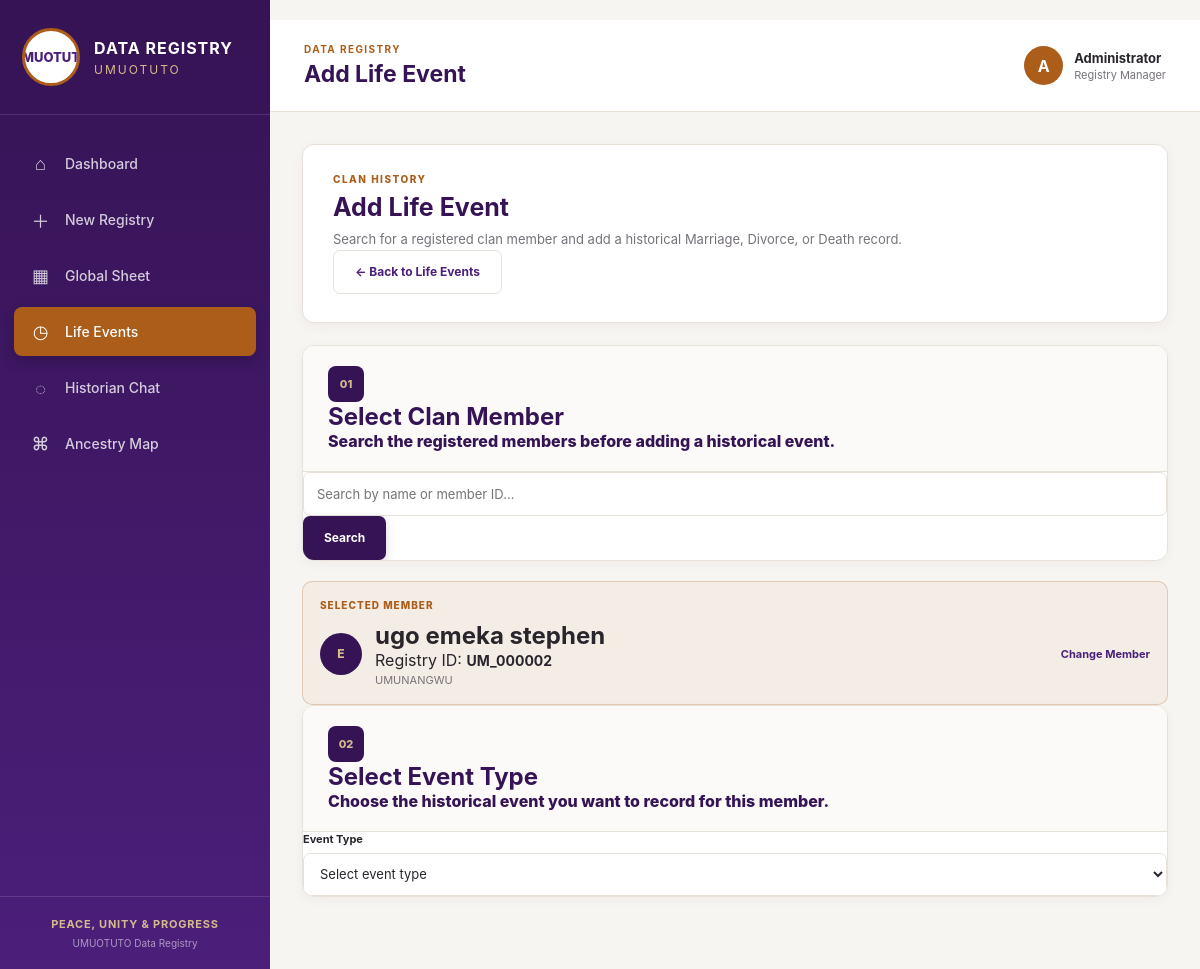
Screenshot of /life-events/new/?member=2 with the database file from the repository.
### registry/models.py (models this page shows, shortened)
class Registry(models.Model):
    ROOT_FAMILY_CHOICES = [
        ("UMUNANGWU", "Umunangwu"),
        ("UMUGBANOKE", "Umugbanoke"),
        ("UMUCHUKWU", "Umuchukwu"),
    ]
    GENDER_CHOICES = [
        ("MALE", "Male"),
        ("FEMALE", "Female"),
    ]
    MARITAL_STATUS_CHOICES = [
        ("SINGLE", "Single"),
        ("MARRIED", "Married"),
        ("DIVORCED", "Divorced"),
    ]
    aut_id = models.CharField(
        max_length=30,
        unique=True,
        editable=False,
        blank=True,
    )
    aut_reg_date = models.DateTimeField(
        auto_now_add=True,
    )
    family_root = models.CharField(
        max_length=30,
        choices=ROOT_FAMILY_CHOICES,
    )
    title = models.CharField(
        max_length=50,
        blank=True,
    )
    surname = models.CharField(
        max_length=100,
    )
    firstname = models.CharField(
        max_length=100,
    )
    middlename = models.CharField(
        max_length=100,
        blank=True,
    )
    nickname = models.CharField(
        max_length=100,
        blank=True,
    )
    phone_number = models.CharField(
        max_length=20,
        blank=True,
        validators=[phone_validator],
    )
    gender = models.CharField(
        max_length=10,
        choices=GENDER_CHOICES,
    )
    date_of_birth = models.DateField(
        null=True,
        blank=True,
    )
    place_of_birth = models.CharField(
        max_length=200,
        blank=True,
    )
    family_name = models.CharField(
        max_length=200,
        blank=True,
    )
    immediate_fathers_name = models.CharField(
        max_length=200,
        blank=True,
    )
    mother_name = models.CharField(
        max_length=200,
        blank=True,
    )
    mother_clan = models.CharField(
        max_length=200,
        blank=True,
    )
    mother_village = models.CharField(
        max_length=200,
        blank=True,
    )
    mother_state = models.CharField(
        max_length=200,
        blank=True,
    )
    mother_country = models.CharField(
        max_length=200,
        blank=True,
    )
    marital_status = models.CharField(
        max_length=20,
        choices=MARITAL_STATUS_CHOICES,
    )
    spouse_full_name = models.CharField(
        max_length=200,
        blank=True,
    )
    date_of_marriage = models.DateField(
        null=True,
        blank=True,
    )
    spouse_clan = models.CharField(
        max_length=200,
        blank=True,
    )
    spouse_village = models.CharField(
        max_length=200,
        blank=True,
    )
    spouse_state = models.CharField(
        max_length=200,
        blank=True,
    )
    spouse_country = models.CharField(
        max_length=200,
        blank=True,
    )
    date_of_divorce = models.DateField(
        null=True,
        blank=True,
    )
    academic_qualification = models.CharField(
        max_length=200,
        blank=True,
    )
    area_of_profession = models.CharField(
        max_length=200,
        blank=True,
    )
    occupation = models.CharField(
        max_length=200,
        blank=True,
    )
    class Meta:
        ordering = ["-aut_reg_date"]
        verbose_name = "Registry Record"
        verbose_name_plural = "Registry Records"

### registry/views.py (the view, shortened to what this page needs)
def new_life_event(request):
    search_query = (
        request.GET.get("q")
        or request.GET.get("search")
        or ""
    ).strip()
    members = (
        Registry.objects
        .all()
        .order_by(
            "surname",
            "firstname",
            "middlename",
        )
    )
    selected_member = None
    details_form = None
    selected_event_type = ""
    member_id = request.GET.get(
        "member",
        "",
    )
    event_type = (
        request.GET.get(
            "event_type",
            "",
        )
        .upper()
    )
    if member_id:
        try:
            selected_member = Registry.objects.get(
                pk=member_id
            )
        except Registry.DoesNotExist:
            selected_member = None
    if request.method == "POST":
        member_id = request.POST.get(
            "member",
            "",
        )
        selected_event_type = (
            request.POST.get(
                "event_type",
                "",
            )
            .upper()
        )
        if member_id:
            selected_member = get_object_or_404(
                Registry,
                pk=member_id,
            )
        life_event_form = LifeEventForm(
            request.POST
        )
        if selected_member:
            life_event_form.instance.member = selected_member
        if selected_event_type:
            life_event_form.instance.event_type = (
                selected_event_type
            )
        if selected_event_type == "MARRIAGE":
            details_form = MarriageDetailsForm(
                request.POST,
                member=selected_member,
            )
        elif selected_event_type == "DIVORCE":
            details_form = DivorceDetailsForm(
                request.POST,
                member=selected_member,
            )
        else:
            details_form = None
        life_event_valid = life_event_form.is_valid()
        details_valid = True
        if details_form is not None:
            details_valid = details_form.is_valid()
        if (
            selected_member
            and life_event_valid
            and details_valid
        ):
            life_event = life_event_form.save(
                commit=False
            )
            life_event.member = selected_member
            life_event.event_type = selected_event_type
            if selected_event_type == "MARRIAGE":
                marriage_date = (
                    details_form.cleaned_data.get(
                        "date_of_marriage"
                    )
                )
                if marriage_date:
                    life_event.event_date = (
                        marriage_date
                    )
            elif selected_event_type == "DIVORCE":
                divorce_date = (
                    details_form.cleaned_data.get(
                        "date_of_divorce"
                    )
                )
                if divorce_date:
                    life_event.event_date = (
                        divorce_date
                    )
            life_event.save()
            if selected_event_type == "MARRIAGE":
                details = details_form.save(
                    commit=False
                )
                details.member = selected_member
                details.life_event = life_event
                details.save()
            elif selected_event_type == "DIVORCE":
                details = details_form.save(
                    commit=False
                )
                details.life_event = life_event
                details.save()
            messages.success(
                request,
                (
                    f"{life_event.get_event_type_display()} "
                    f"recorded successfully for "
                    f"{selected_member.surname} "
                    f"{selected_member.firstname}."
                ),
            )
            return redirect(
                "view_life_event",
                pk=life_event.pk,
            )
    else:
        life_event_form = LifeEventForm()
        if event_type == "MARRIAGE":
            selected_event_type = "MARRIAGE"
            details_form = MarriageDetailsForm(
                member=selected_member,
            )
        elif event_type == "DIVORCE":
            selected_event_type = "DIVORCE"
            details_form = DivorceDetailsForm(
                member=selected_member,
            )
    context = {
        "members": members,
        "selected_member": selected_member,
        "selected_event_type": selected_event_type,
        "life_event_form": life_event_form,
        "details_form": details_form,
        "query": search_query,
        "search_query": search_query,
    }
    return render(
        request,
        "registry/new_life_event.html",
        context,
    )

### templates/registry/new_life_event.html (shortened to what this page needs)
{% extends "registry/base.html" %}
{% block page_heading %}
Add Life Event
{% endblock %}
{% block content %}
<div class="page-container">
<div class="page-intro">
    <div>
        <p class="section-kicker">
            CLAN HISTORY
        </p>
        <h1>
            Add Life Event
        </h1>
        <p class="section-description">
            Search for a registered clan member and add a historical
            Marriage, Divorce, or Death record.
        </p>
    </div>
    <a
        href="{% url 'life_events' %}"
        class="secondary-button"
    >
        ← Back to Life Events
    </a>
</div>
<div class="form-card">
    <div class="form-card-header">
        <div>
            <span class="step-number">
                01
            </span>
            <div class="step-heading">
                <h2>
                    Select Clan Member
                </h2>
                <p>
                    Search the registered members before adding
                    a historical event.
                </p>
            </div>
        </div>
    </div>
    <form
        method="get"
        action="{% url 'new_life_event' %}"
        class="search-form"
    >
        <div class="search-input-wrapper">
            <input
                type="search"
                name="search"
                value="{{ search_query }}"
                placeholder="Search by name or member ID..."
                autocomplete="off"
            >
            <button
                type="submit"
                class="primary-button"
            >
                Search
            </button>
        </div>
    </form>
</div>
{% if selected_member %}
    <div class="selected-member-card">
        <div class="selected-member-label">
            SELECTED MEMBER
        </div>
        <div class="selected-member-content">
            <div class="selected-member-avatar">
                {{ selected_member.firstname|first|upper }}
            </div>
            <div class="selected-member-info">
                <h2>
                    {{ selected_member.surname }}
                    {{ selected_member.firstname }}
                    {{ selected_member.middlename }}
                </h2>
                <p>
                    Registry ID:
                    <strong>
                        {{ selected_member.aut_id }}
                    </strong>
                </p>
                <span>
                    {{ selected_member.family_root }}
                </span>
            </div>
            <a
                href="{% url 'new_life_event' %}"
                class="change-member-button"
            >
                Change Member
            </a>
        </div>
    </div>
    <div class="form-card">
        <div class="form-card-header">
            <div>
                <span class="step-number">
                    02
                </span>
                <div class="step-heading">
                    <h2>
                        Select Event Type
                    </h2>
                    <p>
                        Choose the historical event you want
                        to record for this member.
                    </p>
                </div>
            </div>
        </div>
        <form
            method="post"
            action="{% url 'new_life_event' %}?member={{ selected_member.pk }}"
            id="lifeEventForm"
        >
            <div class="form-group">
                <label for="event_type">
                    Event Type
                </label>
                <select
                    name="event_type"
                    id="event_type"
                    class="form-control"
                    required
                >
                    <option value="">
                        Select event type
                    </option>
                </select>
            </div>
        </form>
    </div>
{% endif %}
</div>
{% endblock %}

### rows the page displays
Registry: firstname|first "E", surname "ugo", firstname "emeka", middlename "stephen", aut_id "UM_000002", family_root "UMUNANGWU"
